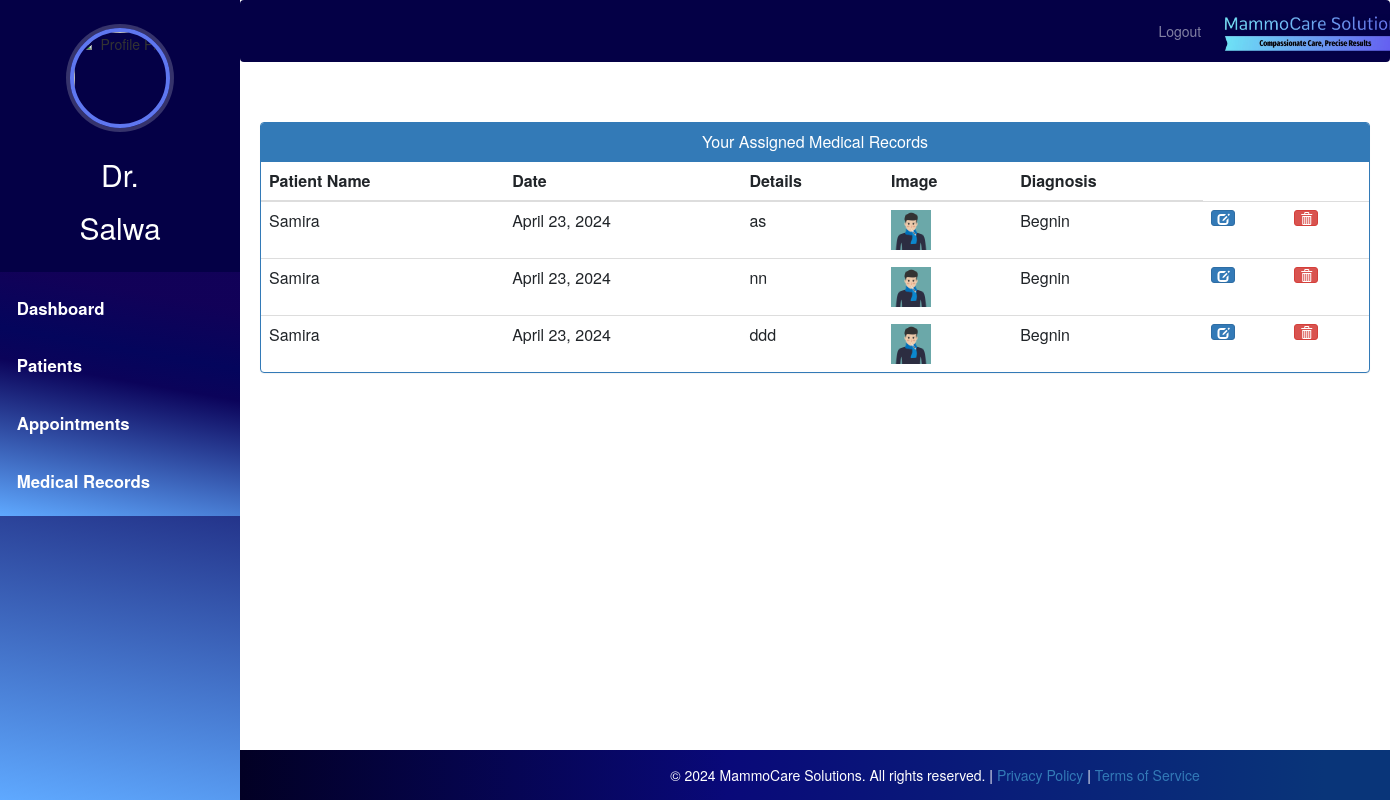
Page /doctor-view-records (signed in) on the committed database.
### hospital/models.py (models this page shows, shortened)
class MedicalRecord(models.Model):
    patient_id = models.PositiveIntegerField(null=True, default=0)
    doctor_id = models.PositiveIntegerField(null=True, default=0)
    patientName=models.CharField(max_length=40)
    doctorName=models.CharField(max_length=40)
    date = models.DateField(auto_now_add=True)
    details = models.TextField()
    image = models.ImageField(upload_to='medical_record_images/', null=True, blank=True)
    diagnosis = models.CharField(max_length=200, null=True, blank=True)

### hospital/views.py (the view)
# urls.py: path('doctor-view-records', views.doctor_view_records_view, name='doctor-view-records'),
@login_required(login_url='doctorlogin')
@user_passes_test(is_doctor)
def doctor_view_records_view(request):
    medical_records=models.MedicalRecord.objects.filter(doctor_id=request.user.id)
    return render(request,'hospital/doctor-view-records.html', {'medical_records': medical_records})

### hospital/views.py (called while the page is built)
def is_doctor(user):
    return user.groups.filter(name='DOCTOR').exists()

### templates/hospital/doctor-view-records.html (shortened to what this page needs)
{% extends 'hospital/doctor_base.html' %}
{% block content %}
{% load static %}
<head>
  <link href="//netdna.bootstrapcdn.com/bootstrap/3.0.0/css/bootstrap.min.css" rel="stylesheet" id="bootstrap-css">
</head>
<div class="container">
  <div class="panel panel-primary">
    <div class="panel-heading">
      <h6 class="panel-title">Your Assigned Medical Records</h6>
    </div>
    <table class="table table-hover" id="dev-table">
      <thead>
        <tr>
          <th>Patient Name</th>
          <th>Date</th>
          <th>Details</th>
          <th>Image</th>
          <th>Diagnosis</th>
        </tr>
      </thead>
      {% for record in medical_records %}
      <tr>
        <td>{{record.patientName}}</td>
        <td>{{record.date}}</td>
        <td>{{record.details}}</td>
        <td>
          {% if record.image %}
              <img src="{% static record.image.url %}" alt="Tommo Image" height="40px" width="40px" />
          {% else %}
              No Image Available
          {% endif %}
        </td>
        <td>{{record.diagnosis}}</td>
        {% if record.id %}
        <td><a class="btn btn-primary btn-xs" href="{% url 'doctor-update-record' record.id  %}"><span class="glyphicon glyphicon-edit"></span></a></td>
        <td><a class="btn btn-danger btn-xs" href="{% url 'doctor-delete-record' record.id  %}"><span class="glyphicon glyphicon-trash"></span></a></td>
        {% else %}
        <td><a class="btn btn-primary btn-xs" href="{% url 'doctor-update-record' %}"><span class="glyphicon glyphicon-edit"></span></a></td>
        <td><a class="btn btn-danger btn-xs" href="{% url 'doctor-delete-record' %}"><span class="glyphicon glyphicon-trash"></span></a></td>
        {% endif %}
    </tr>
      {% endfor %}
    </table>
  </div>
</div>
<div class="footer-container">
    <footer>
      <div class="footer-content">
        <p>
          &copy; 2024 MammoCare Solutions. All rights reserved. | <a href="/privacy_policy">Privacy Policy</a> | <a href="/terms">Terms of Service</a>
        </p>
      </div>
    </footer>
  </div>
{% endblock content %}

### templates/hospital/doctor_base.html (shortened to what this page needs)
{% load static %}
<html lang="en">
<head>
  <link rel="stylesheet" href="https://stackpath.bootstrapcdn.com/bootstrap/4.3.1/css/bootstrap.min.css">
  <link rel="stylesheet" href="https://maxcdn.bootstrapcdn.com/font-awesome/4.7.0/css/font-awesome.min.css">
</head>
<body>
  <nav class="menu" tabindex="0">
    <header class="avatar">
      <div style="display: inline-block;">
        <img src="{% static doctor.profile_pic.url %}" alt="Profile Pic" />
        <br><br>
        <h6 style="color: white; font-size: 30px;">Dr.</h6>
      </div>
      <h2>{{ request.user.first_name }}</h2>
    </header>
    <ul>
      <li tabindex="0" class="icon-dashboard"><a href="/doctor-dashboard">Dashboard</a></li>
      <li tabindex="0" class="icon-users"><a href="/doctor-patient">Patients</a></li>
      <li tabindex="0" class="icon-calendar"><a href="/doctor-appointment">Appointments</a></li>
      <li tabindex="0" class="icon-calendar"><a href="/doctor-medical-records">Medical Records</a></li>
    </ul>
  </nav>
  <main>
    <div class="bs-example">
      <nav class="navbar navbar-expand-md navbar-dark fixed-top" style="background:#040046;">
        <div class="navbar-nav" style=" margin-left: 80%;">
          <a href="/index" class="nav-item nav-link">Logout</a>
        </div>
        <a href="/admin-dashboard" class="navbar-brand">
          <img src="{% static 'images/mammocare-logo.jpeg' %}" alt="Logo" height="40" style="margin-top: -7px;">
        </a>
      </nav>
    </div>
    <br><br>
    {% block content %}
    {% endblock content %}
    <br><br><br><br><br><br><br>
    <footer>
      <br>
      <div class="container">
      </div>
    </footer>
  </main>
</body>
</html>

### templates/hospital/doctor_base.html (style rules this page uses)
body { padding-left: 240px; margin-top: 50px; }
.menu { background: rgb(2,0,36); background: linear-gradient(10deg, rgba(2,0,36,1) 0%, rgba(95,169,255,1) 0%, rgba(11,3,90,1) 55%, rgba(4,5,92,1) 66%, rgba(18,1,88,0.9568160027682948) 87%); height: 100vh; width: 240px; position: fixed; top: 0px; left: 0; z-index: 5; outline: none; transition: left 0.3s; }
.menu .avatar { background: #040046; padding: 2em 0.5em; text-align: center; }
.menu .avatar img { width: 100px; height: 100px; border-radius: 50%; overflow: hidden; border: 4px solid #5f77f0; box-shadow: 0 0 0 4px rgba(255, 255, 255, 0.2); }
.menu .avatar h2 { font-weight: normal; margin-bottom: 0; color: #fff; margin-top: 10px; }
.menu ul { list-style: none; padding: 0.5em 0; margin: 0; background: rgb(2,0,36); background: linear-gradient(10deg, rgba(2,0,36,1) 0%, rgba(95,169,255,1) 0%, rgba(11,3,90,1) 55%, rgba(4,5,92,1) 66%, rgba(18,1,88,0.9568160027682948) 87%); }
.menu ul li { padding: 1em; font-size: 1.2em; font-weight: bold; transition: background-color 0.3s ease; }
.menu ul li a { color: #fff; text-decoration: none; }
footer { padding: 0px 0px 0px 0px; background: rgb(2, 0, 36); background: linear-gradient(90deg, rgba(2, 0, 36, 1) 0%, rgba(9, 9, 121, 1) 35%, rgba(9, 53, 121, 1) 78%); margin: 0px; position: absolute; bottom: 0; width: 100%; height: 50px; text-align: center; }

### templates/hospital/doctor-view-records.html (style rules this page uses)
footer { padding: 0px 0px; background: rgb(2, 0, 36); background: linear-gradient(90deg, rgba(2, 0, 36, 1) 0%, rgba(9, 9, 121, 1) 35%, rgba(9, 53, 121, 1) 78%); position: fixed; margin: 0px; width: 100%; height: 50px; color: white; z-index: 0; }
footer p { margin: 5px 0; font-size: 14px; }
a:link { text-decoration: none; }
h6 { text-align: center; }
.footer-container { position: fixed; width: 100%; z-index: 1001; }
.footer-content { padding: 10px 0; bottom: 0px; }

### rows in the picture
MedicalRecord: patientName "Samira", date "April 23, 2024", details "as", image (picture), diagnosis "Begnin"
MedicalRecord: patientName "Samira", date "April 23, 2024", details "nn", image (picture), diagnosis "Begnin"
MedicalRecord: patientName "Samira", date "April 23, 2024", details "ddd", image (picture), diagnosis "Begnin"

### other values in the picture
{{ request.user.first_name }} "Salwa"
